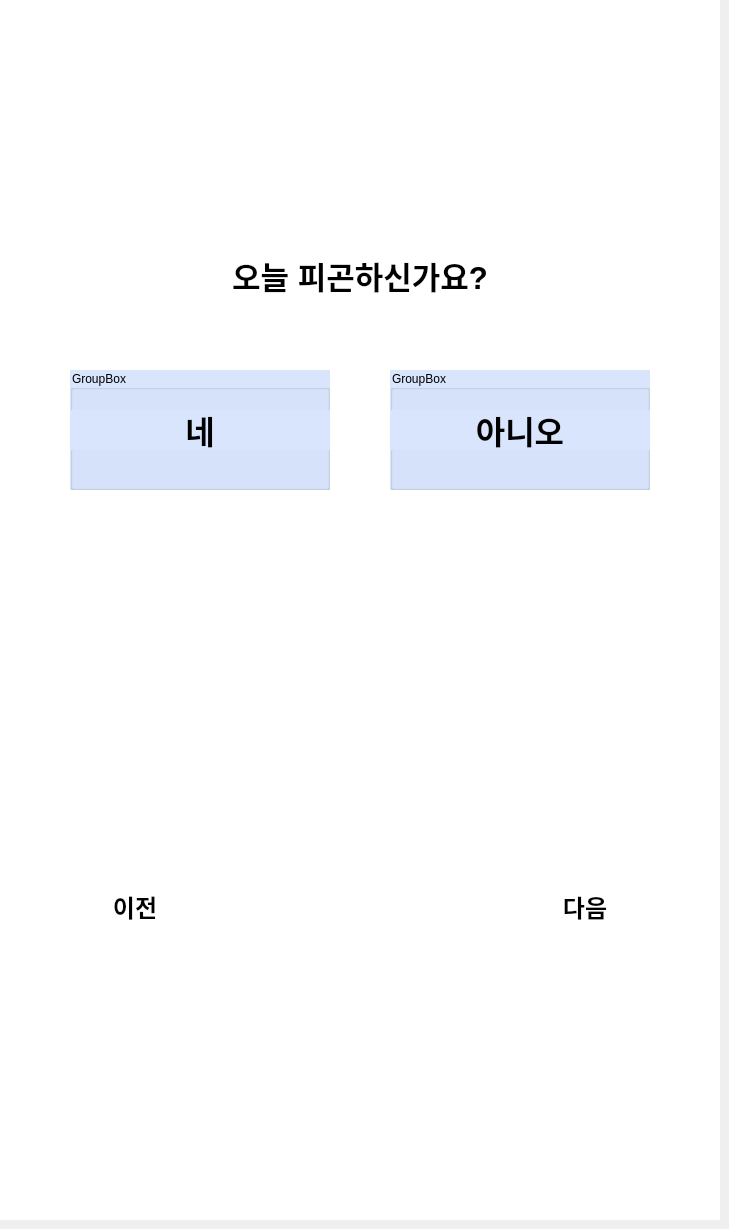
   <widget class="QWidget" name="page_8">
    <widget class="QLabel" name="p8_background_image_label">
     <property name="geometry">
      <rect>
       <x>0</x>
       <y>0</y>
       <width>720</width>
       <height>1220</height>
      </rect>
     </property>
     <property name="styleSheet">
      <string notr="true">background-color: rgb(255, 255, 255);</string>
     </property>
     <property name="text">
      <string/>
     </property>
     <property name="pixmap">
      <pixmap>source/background_720.png</pixmap>
     </property>
    </widget>
    <widget class="QLabel" name="p8_home_image_label">
     <property name="geometry">
      <rect>
       <x>10</x>
       <y>10</y>
       <width>50</width>
       <height>50</height>
      </rect>
     </property>
     <property name="text">
      <string/>
     </property>
     <property name="pixmap">
      <pixmap>source/home_50.png</pixmap>
     </property>
    </widget>
    <widget class="QPushButton" name="p8_home_button">
     <property name="geometry">
      <rect>
       <x>10</x>
       <y>10</y>
       <width>50</width>
       <height>50</height>
      </rect>
     </property>
     <property name="text">
      <string/>
     </property>
     <property name="flat">
      <bool>true</bool>
     </property>
    </widget>
    <widget class="QLabel" name="p8_question_label">
     <property name="geometry">
      <rect>
       <x>0</x>
       <y>250</y>
       <width>720</width>
       <height>51</height>
      </rect>
     </property>
     <property name="font">
      <font>
       <pointsize>23</pointsize>
       <bold>true</bold>
      </font>
     </property>
     <property name="styleSheet">
      <string notr="true">background-color: rgb(255, 255, 255);</string>
     </property>
     <property name="text">
      <string>오늘 피곤하신가요?</string>
     </property>
     <property name="alignment">
      <set>Qt::AlignCenter</set>
     </property>
    </widget>
    <widget class="QGroupBox" name="p8_option1_groupBox">
     <property name="geometry">
      <rect>
       <x>70</x>
       <y>370</y>
       <width>260</width>
       <height>120</height>
      </rect>
     </property>
     <property name="styleSheet">
      <string notr="true">background-color: rgb(216, 229, 252);</string>
     </property>
     <property name="title">
      <string>GroupBox</string>
     </property>
     <widget class="QPushButton" name="p8_option1_pushButton">
      <property name="enabled">
       <bool>true</bool>
      </property>
      <property name="geometry">
       <rect>
        <x>0</x>
        <y>0</y>
        <width>260</width>
        <height>120</height>
       </rect>
      </property>
      <property name="focusPolicy">
       <enum>Qt::StrongFocus</enum>
      </property>
      <property name="contextMenuPolicy">
       <enum>Qt::DefaultContextMenu</enum>
      </property>
      <property name="styleSheet">
       <string notr="true"/>
      </property>
      <property name="text">
       <string/>
      </property>
      <property name="autoRepeat">
       <bool>false</bool>
      </property>
      <property name="autoExclusive">
       <bool>false</bool>
      </property>
      <property name="autoDefault">
       <bool>false</bool>
      </property>
      <property name="default">
       <bool>false</bool>
      </property>
      <property name="flat">
       <bool>true</bool>
      </property>
     </widget>
     <widget class="QLabel" name="p8_option1_label">
      <property name="geometry">
       <rect>
        <x>0</x>
        <y>40</y>
        <width>260</width>
        <height>40</height>
       </rect>
      </property>
      <property name="font">
       <font>
        <pointsize>24</pointsize>
        <bold>true</bold>
       </font>
      </property>
      <property name="text">
       <string>네</string>
      </property>
      <property name="alignment">
       <set>Qt::AlignCenter</set>
      </property>
     </widget>
     <zorder>p8_option1_label</zorder>
     <zorder>p8_option1_pushButton</zorder>
    </widget>
    <widget class="QGroupBox" name="p8_option2_groupBox">
     <property name="geometry">
      <rect>
       <x>390</x>
       <y>370</y>
       <width>260</width>
       <height>120</height>
      </rect>
     </property>
     <property name="styleSheet">
      <string notr="true">background-color: rgb(216, 229, 252);</string>
     </property>
     <property name="title">
      <string>GroupBox</string>
     </property>
     <widget class="QPushButton" name="p8_option2_pushButton">
      <property name="enabled">
       <bool>true</bool>
      </property>
      <property name="geometry">
       <rect>
        <x>0</x>
        <y>0</y>
        <width>260</width>
        <height>120</height>
       </rect>
      </property>
      <property name="focusPolicy">
       <enum>Qt::StrongFocus</enum>
      </property>
      <property name="contextMenuPolicy">
       <enum>Qt::DefaultContextMenu</enum>
      </property>
      <property name="styleSheet">
       <string notr="true"/>
      </property>
      <property name="text">
       <string/>
      </property>
      <property name="autoRepeat">
       <bool>false</bool>
      </property>
      <property name="autoExclusive">
       <bool>false</bool>
      </property>
      <property name="autoDefault">
       <bool>false</bool>
      </property>
      <property name="default">
       <bool>false</bool>
      </property>
      <property name="flat">
       <bool>true</bool>
      </property>
     </widget>
     <widget class="QLabel" name="p8_option2_label">
      <property name="geometry">
       <rect>
        <x>0</x>
        <y>40</y>
        <width>260</width>
        <height>40</height>
       </rect>
      </property>
      <property name="font">
       <font>
        <pointsize>24</pointsize>
        <bold>true</bold>
       </font>
      </property>
      <property name="text">
       <string>아니오</string>
      </property>
      <property name="alignment">
       <set>Qt::AlignCenter</set>
      </property>
     </widget>
     <zorder>p8_option2_label</zorder>
     <zorder>p8_option2_pushButton</zorder>
    </widget>
    <widget class="QLabel" name="p8_next_page_image_label">
     <property name="geometry">
      <rect>
       <x>440</x>
       <y>780</y>
       <width>280</width>
       <height>256</height>
      </rect>
     </property>
     <property name="text">
      <string/>
     </property>
     <property name="pixmap">
      <pixmap>source/button.png</pixmap>
     </property>
    </widget>
    <widget class="QPushButton" name="p8_next_page_button">
     <property name="geometry">
      <rect>
       <x>500</x>
       <y>840</y>
       <width>170</width>
       <height>160</height>
      </rect>
     </property>
     <property name="font">
      <font>
       <pointsize>18</pointsize>
       <bold>true</bold>
      </font>
     </property>
     <property name="text">
      <string>다음
</string>
     </property>
     <property name="flat">
      <bool>true</bool>
     </property>
    </widget>
    <widget class="QLabel" name="p8_past_page_image_label">
     <property name="geometry">
      <rect>
       <x>0</x>
       <y>780</y>
       <width>280</width>
       <height>256</height>
      </rect>
     </property>
     <property name="text">
      <string/>
     </property>
     <property name="pixmap">
      <pixmap>source/button_back.png</pixmap>
     </property>
    </widget>
    <widget class="QPushButton" name="p8_past_page_button">
     <property name="geometry">
      <rect>
       <x>50</x>
       <y>840</y>
       <width>170</width>
       <height>160</height>
      </rect>
     </property>
     <property name="font">
      <font>
       <pointsize>18</pointsize>
       <bold>true</bold>
      </font>
     </property>
     <property name="text">
      <string>이전
</string>
     </property>
     <property name="flat">
      <bool>true</bool>
     </property>
    </widget>
   </widget>
